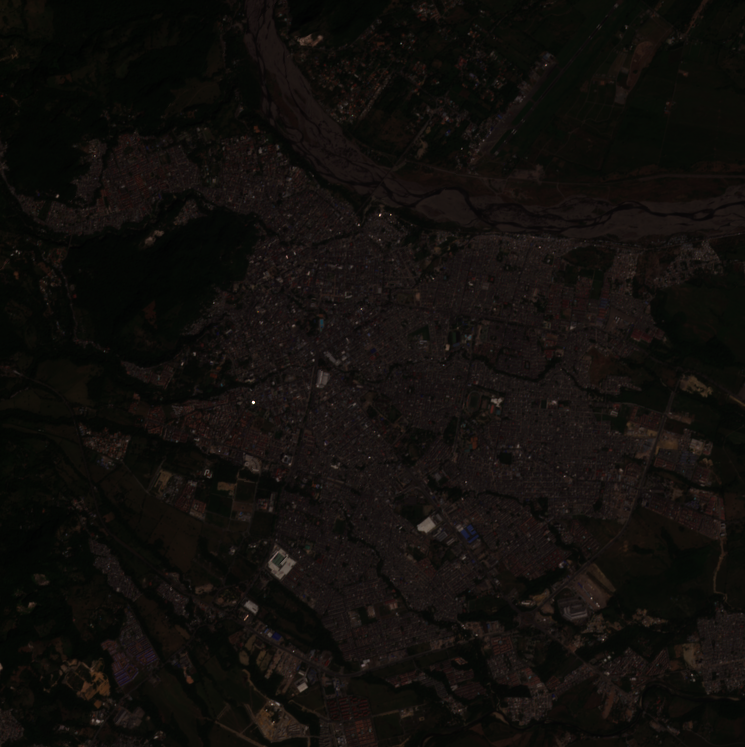
#> input picture ImagesToTest-rgb/image_50001_2016-01-10.png, 745 x 747 px, found by its file name; its folder holds only this picture in this run
$ jupyter execute --allow-errors gamma_correction.ipynb
#> lines starting #> are read from the running program, lines starting #| are printed output that depends on the picture
[cell 1]
from google.colab import drive
#> (the rest of this cell did not finish here and is left out)

[cell 2]
import os
from PIL import Image
import numpy as np

[cell 3]
def apply_gamma_correction(image, gamma):
    """
    Applies gamma correction to an image using the specified gamma value.

    Parameters:
        image (PIL.Image): The input image to apply gamma correction on.
        gamma (float): The gamma correction value.

    Returns:
        PIL.Image: The gamma-corrected image.
    """
#> called with gamma = 0.5
    # Normalize the pixel values to 0-1
    img_normalized = np.array(image) / 255.0
    # Apply gamma correction
    img_corrected = np.power(img_normalized, gamma)
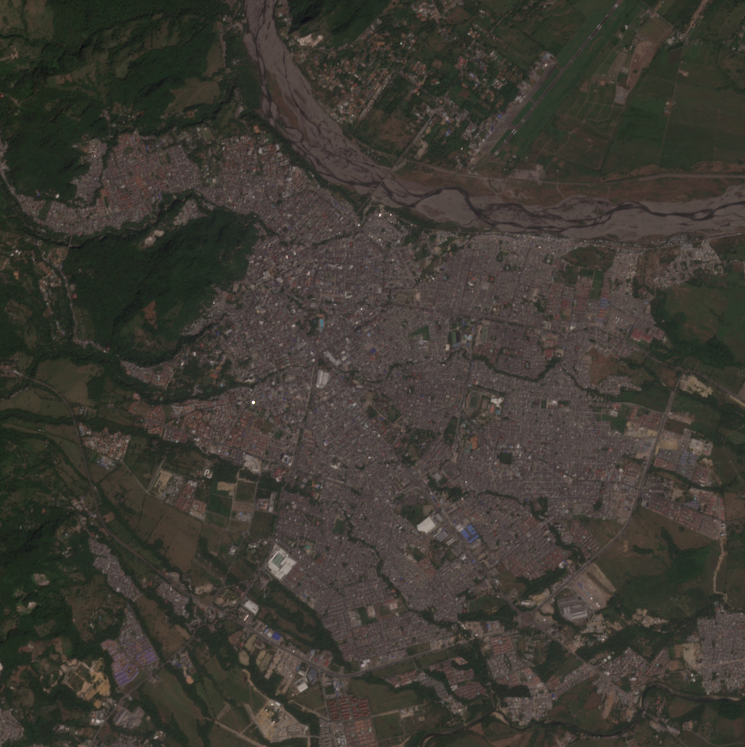
#> img_corrected: shape (747, 745, 3) float64; mean R, G, B 0.246, 0.232, 0.204
    # Scale back to 0-255 and convert to uint8
    img_corrected = np.uint8(img_corrected * 255)
    return Image.fromarray(img_corrected)

[cell 4]
def gamma_correct_images(input_dir, output_dir, gamma):
    """
    Applies gamma correction to all PNG images in a specified input directory
    and saves them to the output directory.

    Parameters:
        input_dir (str): The directory containing images to apply gamma correction.
        output_dir (str): The directory to save the gamma-corrected images.
        gamma (float): The gamma value to apply.

    Returns:
        None
    """
    # Create output directory if it doesn't exist
    if not os.path.exists(output_dir):
        os.makedirs(output_dir)
    # Process each file in the input directory
    for filename in os.listdir(input_dir):
        if filename.endswith(".png"):
            file_path = os.path.join(input_dir, filename)
            image = Image.open(file_path).convert('RGB')
            corrected_image = apply_gamma_correction(image, gamma)
            corrected_image.save(os.path.join(output_dir, filename))


$ run again, on ImagesToTest-rgb/image_5001_2016-06-05.png
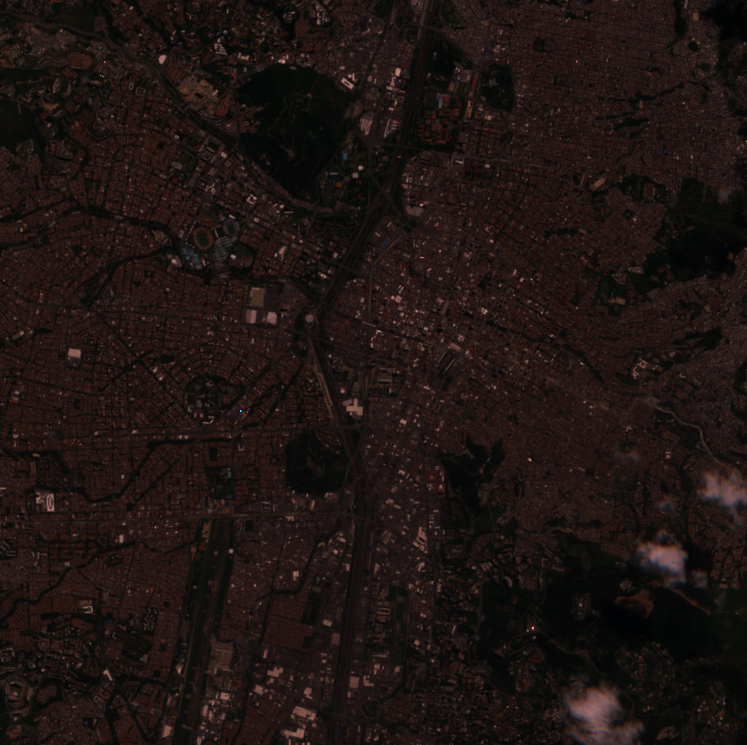
#> input picture ImagesToTest-rgb/image_5001_2016-06-05.png, 747 x 745 px, found by its file name
#> in apply_gamma_correction, `img_corrected = np.power(img_normalized, gamma)`:
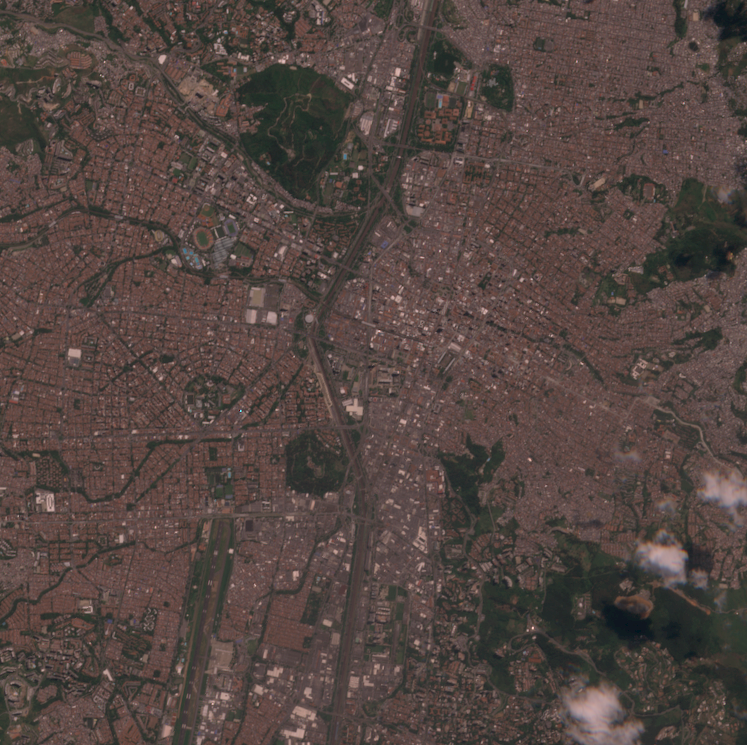
#> img_corrected: shape (745, 747, 3) float64; mean R, G, B 0.331, 0.277, 0.259

$ run again, on ImagesToTest-rgb/image_5001_2017-01-29.png
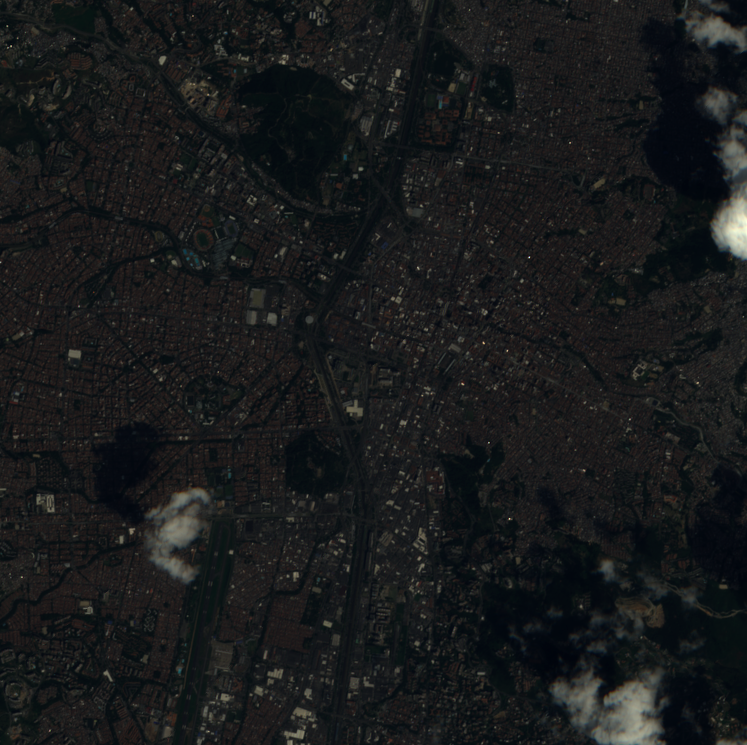
#> input picture ImagesToTest-rgb/image_5001_2017-01-29.png, 747 x 745 px, found by its file name
#> in apply_gamma_correction, `img_corrected = np.power(img_normalized, gamma)`:
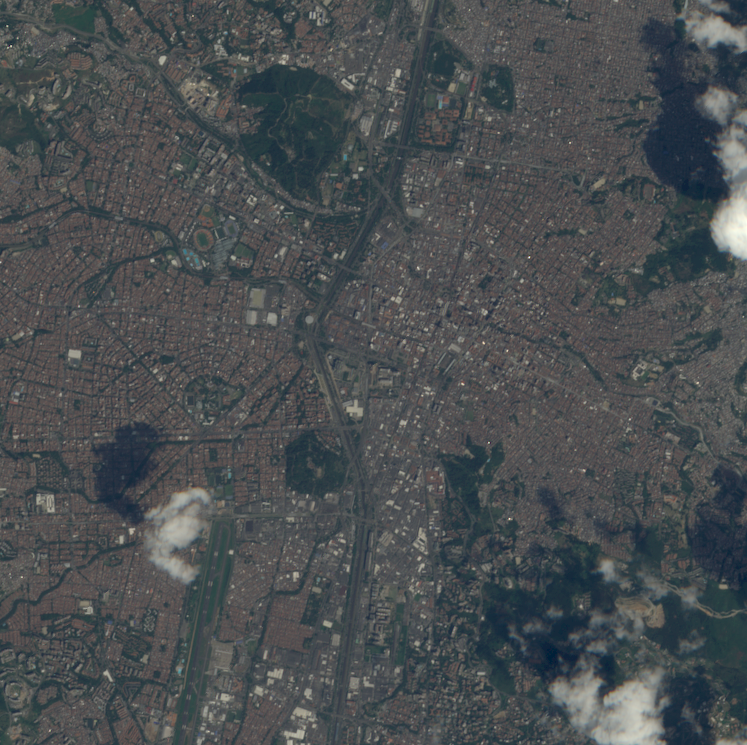
#> img_corrected: shape (745, 747, 3) float64; mean R, G, B 0.295, 0.311, 0.319

$ run again, on ImagesToTest-rgb/image_5001_2018-02-11.png
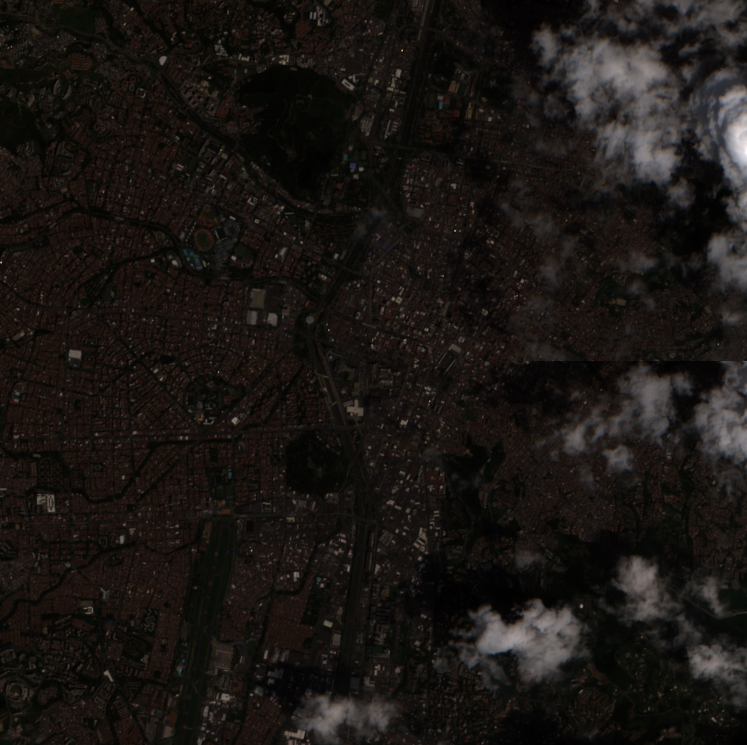
#> input picture ImagesToTest-rgb/image_5001_2018-02-11.png, 747 x 745 px, found by its file name
#> in apply_gamma_correction, `img_corrected = np.power(img_normalized, gamma)`:
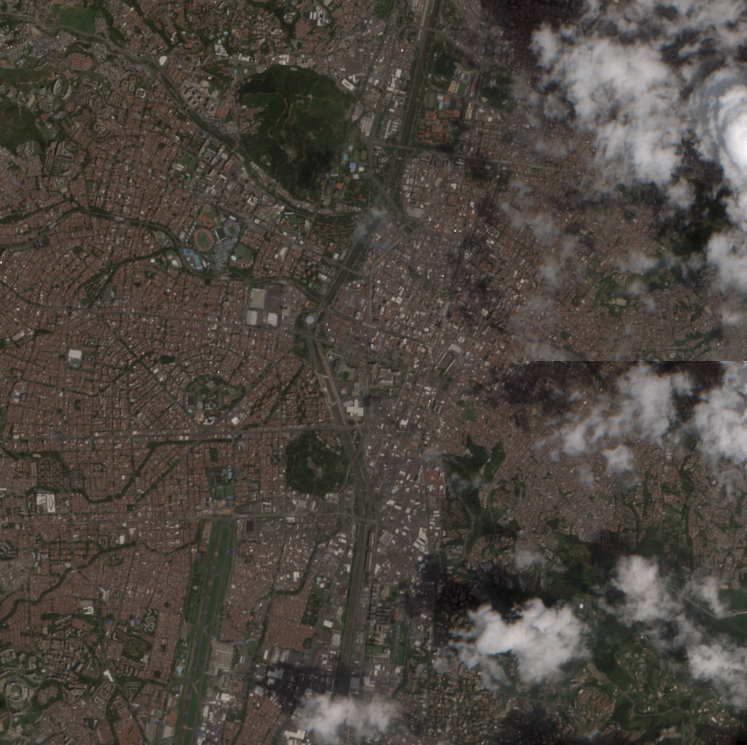
#> img_corrected: shape (745, 747, 3) float64; mean R, G, B 0.301, 0.276, 0.252

$ run again, on ImagesToTest-rgb/image_50001_2016-03-06.png
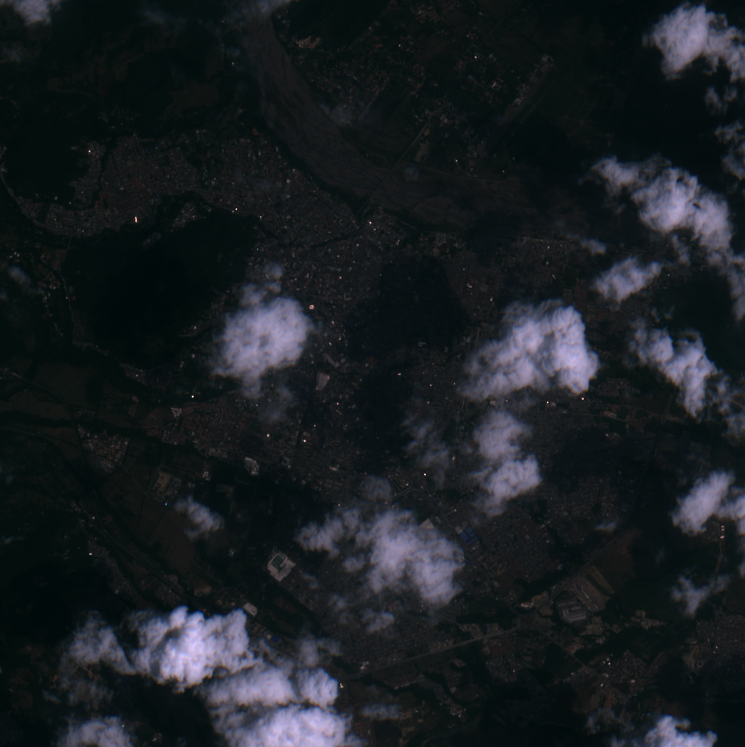
#> input picture ImagesToTest-rgb/image_50001_2016-03-06.png, 745 x 747 px, found by its file name
#> in apply_gamma_correction, `img_corrected = np.power(img_normalized, gamma)`:
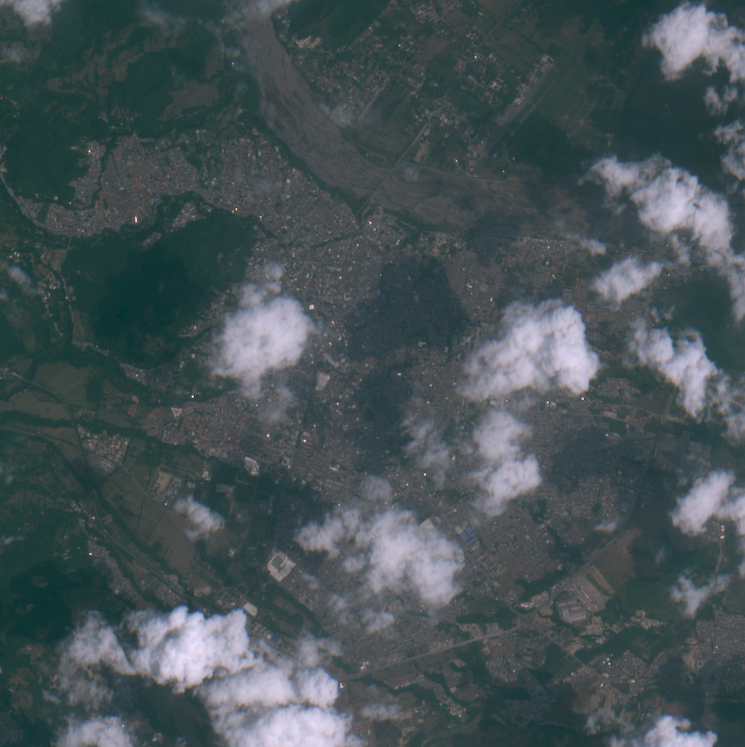
#> img_corrected: shape (747, 745, 3) float64; mean R, G, B 0.28, 0.327, 0.341
